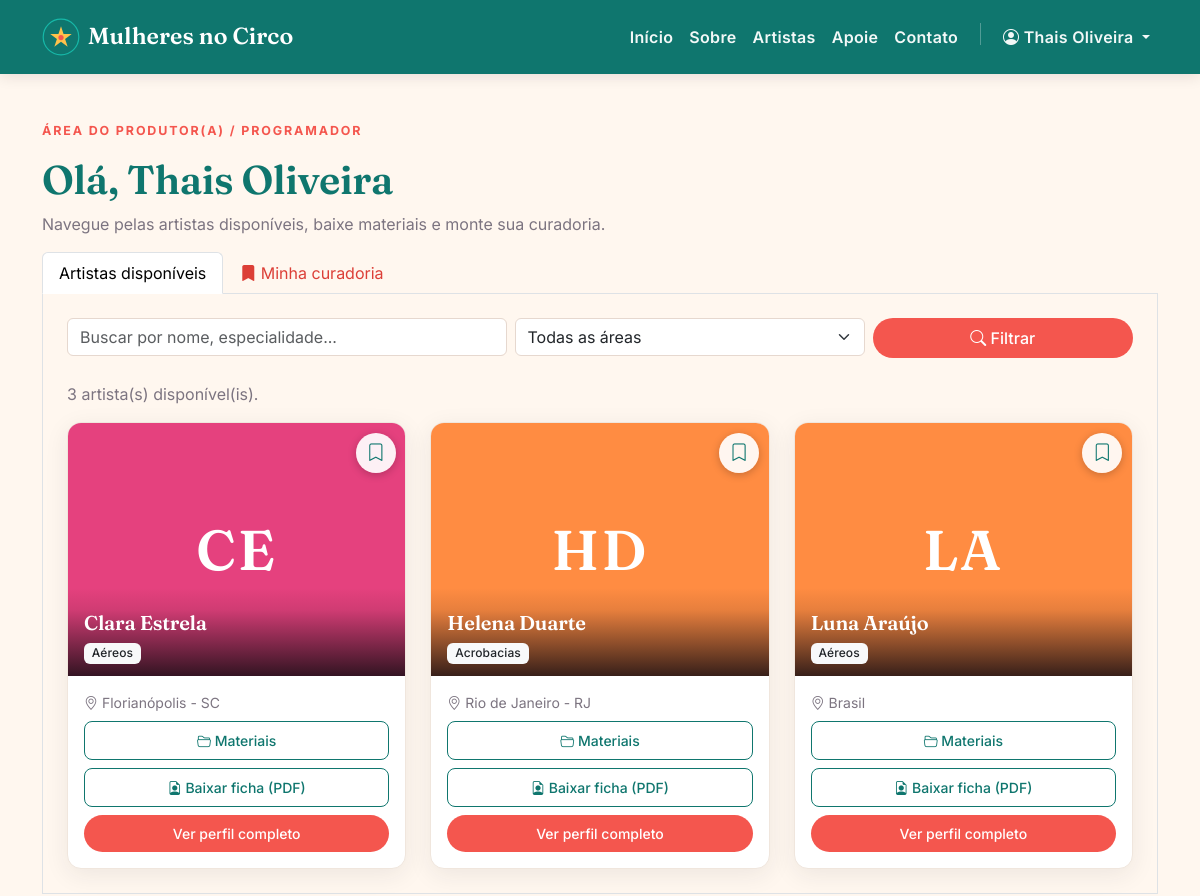
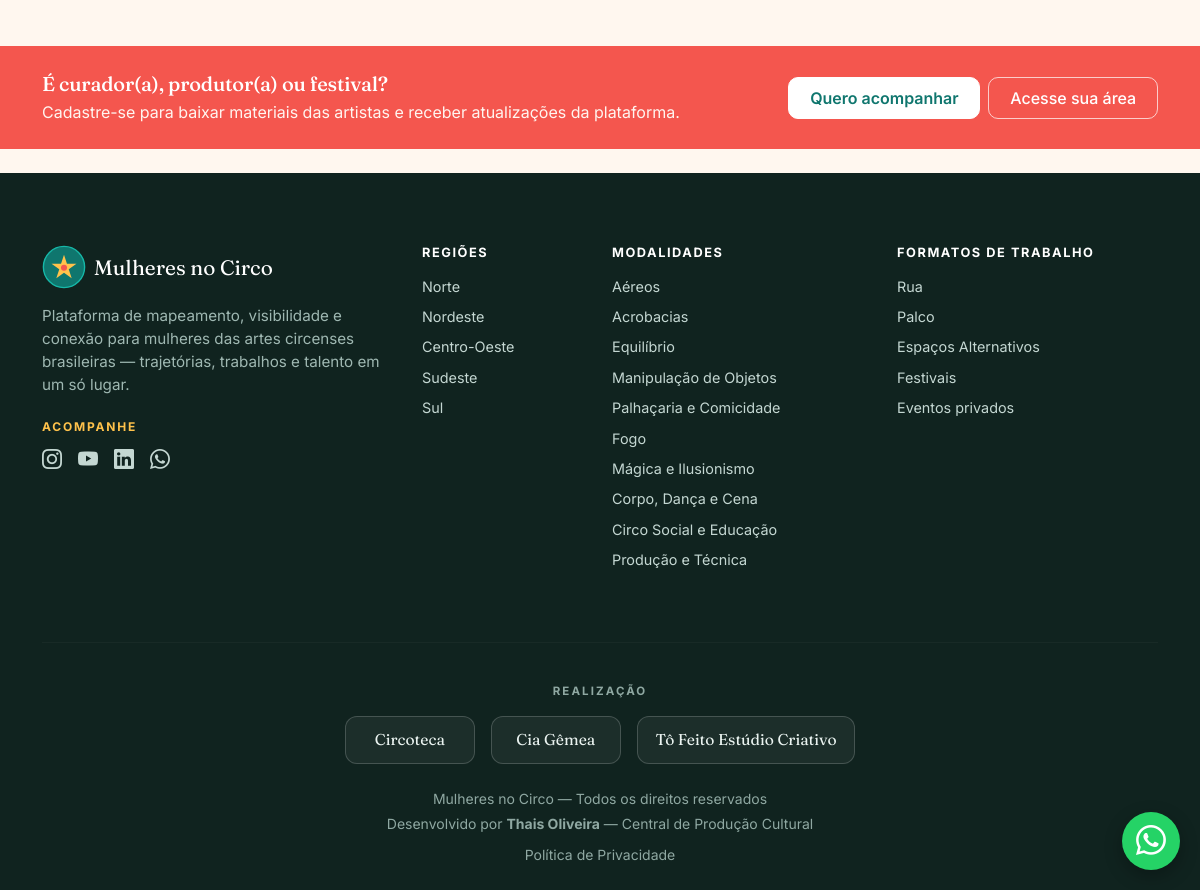
/area-curador.php (signed in), run on the app's committed database (2 pictures, top to bottom).
### tables this page shows
CREATE TABLE `usuarios` (
  `id` int(11) NOT NULL AUTO_INCREMENT,
  `nome_artistico` varchar(150) NOT NULL,
  `email` varchar(255) NOT NULL,
  `senha_hash` varchar(255) NOT NULL,
  `data_nascimento` date DEFAULT NULL,
  `cidade_origem` varchar(150) DEFAULT NULL,
  `cidade_atual` varchar(150) DEFAULT NULL,
  `genero` varchar(50) DEFAULT NULL,
  `orientacao_sexual` varchar(80) DEFAULT NULL,
  `biografia` text DEFAULT NULL,
  `foto_perfil` varchar(255) DEFAULT NULL,
  `area_atuacao` varchar(255) DEFAULT NULL,
  `especialidades` text DEFAULT NULL,
  `instagram` varchar(255) DEFAULT NULL,
  `youtube` varchar(255) DEFAULT NULL,
  `linkedin` varchar(255) DEFAULT NULL,
  `site_oficial` varchar(255) DEFAULT NULL,
  `mapa_cultura` varchar(255) DEFAULT NULL,
  `disponivel_contratacao` tinyint(1) DEFAULT 0,
  `role` varchar(20) DEFAULT 'user',
  `remember_token` varchar(255) DEFAULT NULL,
  `token_recuperacao` varchar(255) DEFAULT NULL,
  `token_expira_em` datetime DEFAULT NULL,
  `criado_em` timestamp NOT NULL DEFAULT current_timestamp(),
  `atualizado_em` timestamp NOT NULL DEFAULT current_timestamp() ON UPDATE current_timestamp(),
  `aceite_termos` tinyint(1) NOT NULL DEFAULT 0,
  `aceite_termos_em` datetime DEFAULT NULL,
  `necessidades_tecnicas` text DEFAULT NULL,
  `fotos_divulgacao` text DEFAULT NULL,
  `organizacao` varchar(150) DEFAULT NULL,
  `telefone` varchar(40) DEFAULT NULL,
  `quer_novidades` tinyint(1) NOT NULL DEFAULT 0,
  `canal_novidades` varchar(20) DEFAULT NULL,
  PRIMARY KEY (`id`),
  UNIQUE KEY `email` (`email`)
);

### area-curador.php (the view, shortened to what this page needs)
<?php
require_once "config/database.php";
require_once "includes/helpers.php";
$curador_id = (int) $_SESSION["usuario_id"];
$aba = (($_GET["aba"] ?? "") === "curadoria") ? "curadoria" : "artistas";
$busca = trim($_GET["busca"] ?? "");
$where = ["u.disponivel_contratacao = 1", "u.role <> 'curador'"];
$params = [];
$sql = "SELECT u.* FROM usuarios u WHERE " . implode(" AND ", $where) . " ORDER BY u.nome_artistico";
$stmt = $pdo->prepare($sql);
$stmt->execute($params);
$artistas = $stmt->fetchAll(PDO::FETCH_ASSOC);
$salvasIds = $pdo->prepare("SELECT artista_id FROM curadoria_salva WHERE curador_id = :c");
$salvasIds->execute([":c" => $curador_id]);
$salvas = array_map("intval", $salvasIds->fetchAll(PDO::FETCH_COLUMN));
include "includes/header.php";
?>
<div class="container my-5">
    <div class="d-flex justify-content-between align-items-end flex-wrap gap-2 mb-2">
        <div>
            <p class="contato-eyebrow">Área do Produtor(a) / Programador</p>
            <h1 class="display-6 mb-0">Olá, <?= htmlspecialchars($_SESSION["usuario_nome"]) ?></h1>
        </div>
    </div>
    <p class="text-muted">Navegue pelas artistas disponíveis, baixe materiais e monte sua curadoria.</p>
    <ul class="nav nav-tabs mt-3">
        <li class="nav-item">
            <a class="nav-link <?= $aba === "artistas" ? "active" : "" ?>" href="area-curador.php">
                Artistas disponíveis
            </a>
        </li>
        <li class="nav-item">
            <a class="nav-link <?= $aba === "curadoria" ? "active" : "" ?>" href="area-curador.php?aba=curadoria">
                <i class="bi bi-bookmark-fill"></i> Minha curadoria
            </a>
        </li>
    </ul>
    <div class="border border-top-0 p-3 p-md-4">
        <?php if ($aba === "artistas"): ?>
            <form method="GET" class="row g-2 mb-4">
                <div class="col-md-5">
                    <input type="text" name="busca" class="form-control" placeholder="Buscar por nome, especialidade..."
                        value="<?= htmlspecialchars($busca) ?>">
                </div>
                <div class="col-md-4">
                    <select name="area" class="form-select">
                        <option value="">Todas as áreas</option>
                    </select>
                </div>
                <div class="col-md-3 d-grid">
                    <button class="btn btn-circo"><i class="bi bi-search"></i> Filtrar</button>
                </div>
            </form>
        <?php endif; ?>
        <p class="text-muted"><?= count($artistas) ?> artista(s)<?= $aba === "curadoria" ? " na sua curadoria" : " disponível(is)" ?>.</p>
        <div class="row g-4">
            <?php foreach ($artistas as $a):
                $salva = in_array((int) $a["id"], $salvas, true);
            ?>
                <div class="col-md-6 col-lg-4">
                    <div class="card card-artista h-100">
                        <div class="card-cover">
                            <?= avatarHtml($a["foto_perfil"] ?? "", $a["nome_artistico"], "card") ?>
                            <div class="card-cover-caption">
                                <h5><?= htmlspecialchars($a["nome_artistico"]) ?></h5>
                                <?php if (!empty($a["area_atuacao"])): ?>
                                    <span class="badge bg-light text-dark"><?= htmlspecialchars($a["area_atuacao"]) ?></span>
                                <?php endif; ?>
                            </div>
                            <form method="POST" class="curadoria-flag">
                                <button type="submit" class="btn-flag <?= $salva ? "ativo" : "" ?>"
                                    title="<?= $salva ? "Remover da curadoria" : "Salvar na curadoria" ?>">
                                    <i class="bi <?= $salva ? "bi-bookmark-fill" : "bi-bookmark" ?>"></i>
                                </button>
                            </form>
                        </div>
                        <div class="card-body">
                            <p class="text-muted small mb-2">
                                <i class="bi bi-geo-alt"></i>
                                <?= htmlspecialchars($a["cidade_atual"] ?: ($a["cidade_origem"] ?: "Brasil")) ?>
                            </p>
                            <button class="btn btn-sm btn-outline-dark w-100 mb-2" type="button"
                                data-bs-toggle="collapse" data-bs-target="#mat<?= (int) $a["id"] ?>">
                                <i class="bi bi-folder2-open"></i> Materiais
                            </button>
                            <a href="ficha-artista.php?id=<?= (int) $a["id"] ?>" class="btn btn-sm btn-outline-dark w-100 mb-2" target="_blank">
                                <i class="bi bi-file-earmark-person"></i> Baixar ficha (PDF)
                            </a>
                            <a href="artista.php?id=<?= (int) $a["id"] ?>" class="btn btn-sm btn-circo w-100" target="_blank">
                                Ver perfil completo
                            </a>
                        </div>
                    </div>
                </div>
            <?php endforeach; ?>
        </div>
    </div>
</div>
<?php include "includes/footer.php"; ?>

### includes/helpers.php (shortened to what this page needs)
<?php
function iniciais($nome)
{
    $nome = trim((string) $nome);
    $partes = preg_split('/\s+/', $nome);
    $ini = mb_strtoupper(mb_substr($partes[0], 0, 1));
    if (count($partes) > 1) {
        $ini .= mb_strtoupper(mb_substr($partes[count($partes) - 1], 0, 1));
    }
    return $ini;
}
function corAvatar($nome)
{
    $cores = ["#f4564e", "#16b8a8", "#ff8c42", "#e5417e", "#0f766e", "#f7a23b", "#7c5cbf", "#ef5a6e"];
    $soma = 0;
    $nome = (string) $nome;
    for ($i = 0; $i < strlen($nome); $i++) {
        $soma += ord($nome[$i]);
    }
    return $cores[$soma % count($cores)];
}
function avatarHtml($foto, $nome, $tipo = "card")
{
    $existe = !empty($foto) && file_exists(__DIR__ . "/../uploads/avatars/" . $foto);
    $ini = htmlspecialchars(iniciais($nome));
    $cor = corAvatar($nome);
    $classeBase = "avatar-placeholder d-flex align-items-center justify-content-center";
    if ($tipo === "card") {
        $classe = $classeBase . " card-img-top";
    } elseif ($tipo === "capa") {
        $classe = $classeBase . " avatar-capa";
    } else {
        $classe = $classeBase . " avatar-retrato rounded mb-3";
    }
    return '<div class="' . $classe . '" style="background:' . $cor . '">' . $ini . '</div>';
}
    ?>

### assets/css/style.css (style rules this page uses)
:root { --mnc-vinho: #0f766e; --mnc-vinho-dark: #0b5d56; --mnc-terracota: #f4564e; --mnc-terracota-dark: #dc3f37; --mnc-rose: #ffe3dd; --mnc-turquesa: #16b8a8; --mnc-amarelo: #ffc24b; --mnc-creme: #fff7ef; --mnc-tinta: #2b2533; --mnc-muted: #7c7480; --mnc-linha: #f0e6dd; --mnc-radius: 14px; --mnc-radius-lg: 22px; --mnc-shadow: 0 6px 24px rgba(43, 37, 51, 0.08); --mnc-shadow-lg: 0 16px 44px rgba(43, 37, 51, 0.16); --bs-link-color: #dc3f37; --bs-link-hover-color: #b5322b; --bs-body-font-family: "Inter", system-ui, -apple-system, "Segoe UI", Roboto, sans-serif; }
body { background-color: var(--mnc-creme); color: var(--mnc-tinta); font-family: "Inter", system-ui, -apple-system, "Segoe UI", Roboto, sans-serif; }
h1, h2, h3, h4, h5, .navbar-brand, .display-1, .display-2, .display-3, .display-4, .display-5, .display-6 { font-family: "Fraunces", Georgia, "Times New Roman", serif; font-weight: 600; color: var(--mnc-vinho); letter-spacing: -0.01em; }
a { color: var(--mnc-terracota-dark); text-decoration: none; }
.text-muted { color: var(--mnc-muted) !important; }
.btn { border-radius: 10px; font-weight: 500; padding: 0.5rem 1.3rem; }
.btn-sm { border-radius: 8px; }
.btn-circo { background-color: var(--mnc-terracota); border: none; color: #fff; border-radius: 50rem; }
.btn-outline-dark { color: var(--mnc-vinho); border-color: var(--mnc-vinho); }
.badge { font-weight: 500; letter-spacing: 0.01em; }
.card { border: 1px solid var(--mnc-linha); border-radius: var(--mnc-radius); background-color: #fff; }
.card-artista { border: 1px solid var(--mnc-linha); border-radius: var(--mnc-radius); overflow: hidden; box-shadow: var(--mnc-shadow); transition: transform 0.2s ease, box-shadow 0.2s ease; }
.card-artista img, .card-artista .card-img-top { width: 100%; height: auto; aspect-ratio: 4 / 3; object-fit: cover; }
.card-artista .avatar-placeholder.card-img-top { height: auto; aspect-ratio: 4 / 3; }
.avatar-placeholder { color: #fff; font-weight: 600; font-family: "Fraunces", Georgia, serif; font-size: 3.5rem; letter-spacing: 0.04em; height: 260px; user-select: none; }
.card-cover { position: relative; }
.card-cover .card-cover-caption { position: absolute; inset: auto 0 0 0; padding: 1.4rem 1rem 0.8rem; background: linear-gradient(to top, rgba(20, 12, 18, 0.85), rgba(20, 12, 18, 0.1) 75%, transparent); color: #fff; }
.card-cover-caption h5 { color: #fff; margin: 0 0 0.3rem; }
.form-control, .form-select { border-color: #e6d8cf; }
.contato-eyebrow { text-transform: uppercase; letter-spacing: 0.15em; font-size: 0.78rem; font-weight: 700; color: var(--mnc-terracota); }
.curadoria-flag { position: absolute; top: 0.6rem; right: 0.6rem; z-index: 3; margin: 0; }
.btn-flag { width: 40px; height: 40px; border-radius: 50%; border: none; background: rgba(255, 255, 255, 0.92); color: var(--mnc-vinho); display: flex; align-items: center; justify-content: center; font-size: 1.1rem; cursor: pointer; box-shadow: 0 2px 8px rgba(0, 0, 0, 0.22); transition: transform 0.15s, background 0.15s; }

### data on the page
usuarios: nome_artistico "CE", nome_artistico "Clara Estrela", area_atuacao "Aéreos", cidade_atual "Florianópolis - SC"
usuarios: nome_artistico "HD", nome_artistico "Helena Duarte", area_atuacao "Acrobacias", cidade_atual "Rio de Janeiro - RJ"
usuarios: nome_artistico "LA", nome_artistico "Luna Araújo", area_atuacao "Aéreos", cidade_atual+cidade_origem "Brasil"

### other printed values
$_SESSION["usuario_nome"] "Thais Oliveira"
count($artistas) "3"
$reg "Norte"
$reg "Nordeste"
$reg "Centro-Oeste"
$reg "Sudeste"
$reg "Sul"
$cat "Aéreos"
$cat "Acrobacias"
$cat "Equilíbrio"
$cat "Manipulação de Objetos"
$cat "Palhaçaria e Comicidade"
$cat "Fogo"
$cat "Mágica e Ilusionismo"
$cat "Corpo, Dança e Cena"
